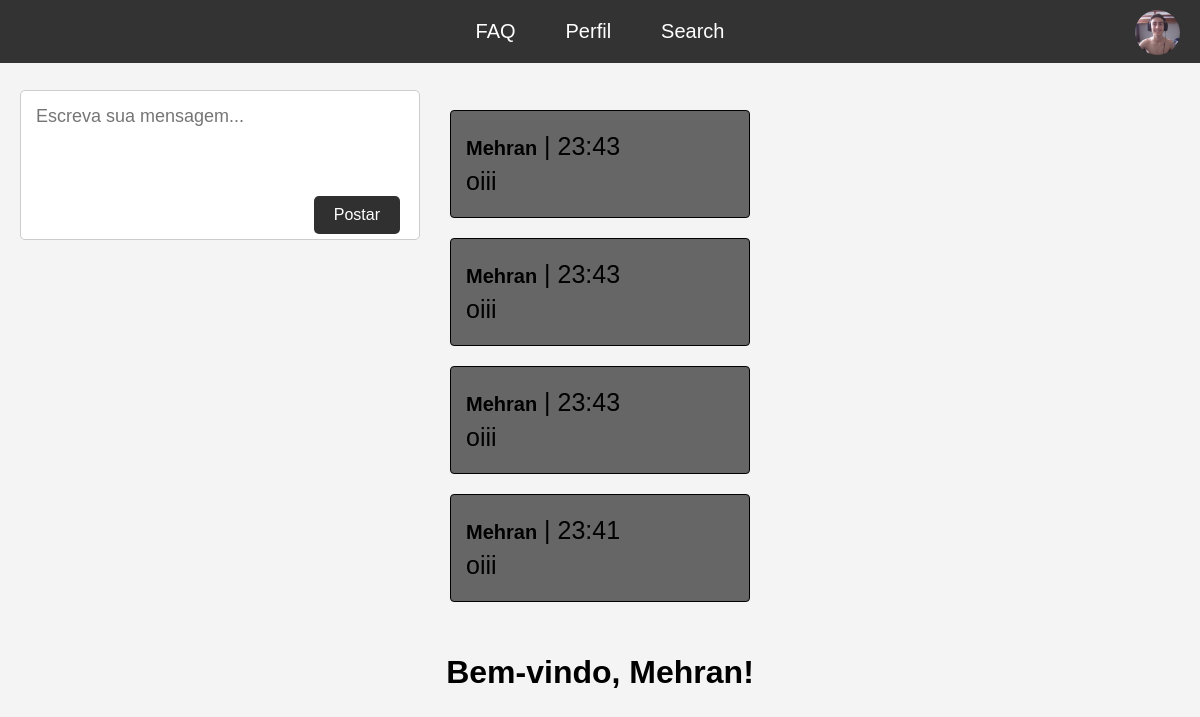
Page /index (signed in) on the committed database.
### tables this page shows
CREATE TABLE users (
                          id INTEGER PRIMARY KEY AUTOINCREMENT,
                          nome TEXT,
                          email TEXT UNIQUE,
                          idade INTEGER,
                          nacionalidade TEXT,
                          genero TEXT,
                          senha TEXT,
                          foto TEXT,
                          data_criacao TEXT);

CREATE TABLE messages (
                          id INTEGER PRIMARY KEY AUTOINCREMENT,
                          user_id INTEGER,
                          mensagem TEXT,
                          data_postagem TEXT,
                          FOREIGN KEY(user_id) REFERENCES users(id));

### server.py (the view, shortened to what this page needs)
@app.route('/index', methods=['GET', 'POST'])
def index():
    if 'user_id' not in session:
        return redirect(url_for('login'))
    with sqlite3.connect('users.db') as conn:
        cursor = conn.cursor()
        cursor.execute("SELECT m.mensagem, m.data_postagem, u.nome FROM messages m JOIN users u ON m.user_id = u.id ORDER BY m.data_postagem DESC")
        mensagens = cursor.fetchall()
    with sqlite3.connect('users.db') as conn:
        cursor = conn.cursor()
        cursor.execute("SELECT nome, foto FROM users WHERE id=?", (session['user_id'],))
        user = cursor.fetchone()
    return render_template('index.html', user=user, mensagens=mensagens)

### templates/index.html (shortened to what this page needs)
<!DOCTYPE html>
<html lang="pt-br">
<head>
    <link rel="stylesheet" href="{{ url_for('static', filename='style.css') }}">
</head>
<body>
    <div class="navbar">
        <div class="nav-links">
            <a href="/faq">FAQ</a>
            <a href="/perfil">Perfil</a>
            <a href="/search">Search</a>
        </div>
        <div class="profile">
            <a href="/perfil"><img src="{{ url_for('static', filename='uploads/' + user[1]) }}"></a>
        </div>
    </div>
<div class="form-message">
    <form action="/index" method="POST">
        <textarea name="mensagem" placeholder="Escreva sua mensagem..." required></textarea>
        <button type="submit">Postar</button>
    </form>
</div>
<div class="display-messages">
    {% for mensagem, data_postagem, nome in mensagens %}
        <div class="message">
            <p><strong>{{ nome }}</strong> | {{ data_postagem.split()[1] }}</p>
            <p>{{ mensagem }}</p>
        </div>
    {% endfor %}
</div>
<br>
<br>
<br>
    <h1>Bem-vindo, {{ user[0] }}!</h1>
</body>
</html>

### static/style.css (style rules this page uses)
* { margin: 0; padding: 0; box-sizing: border-box; font-family: Arial, sans-serif; }
body { display: flex; flex-direction: column; align-items: center; justify-content: center; height: 100vh; background-color: #f4f4f4; padding-bottom: 50px; }
.navbar { position: fixed; top: 0; left: 0; width: 100%; background: #333; padding: 20px 40px; display: flex; justify-content: center; align-items: center; color: white; z-index: 1000; }
.nav-links { display: flex; gap: 50px; justify-content: center; align-items: center; }
.nav-links a { color: white; text-decoration: none; font-size: 20px; }
.profile { position: absolute; top: 10px; right: 20px; display: flex; align-items: center; }
.profile img { width: 45px; height: 45px; border-radius: 50%; object-fit: cover; }
form { margin-top: 20px; text-align: center; }
textarea { resize: none; width: 400px; height: 150px; padding: 15px; font-size: 18px; border-radius: 5px; border: 1px solid #ccc; }
button { position: absolute; bottom: 10px; right: 20px; padding: 10px 20px; font-size: 16px; background-color: #303030; color: white; border: none; border-radius: 5px; cursor: pointer; }
.display-messages { width: 30%; height: 500px; margin: 20px auto; padding: 30px; background-color: #f4f4f4; border-radius: 8px; }
.message { margin-bottom: 20px; padding: 15px; background-color: #666666; border: 1px solid #000000; border-radius: 4px; }
.message p { margin: 6px 0; font-size: 25px; }
.message p strong { font-size: 20px; }
.form-message { position: absolute; left: 20px; top: 70px; }

### rows in the picture
users: foto (picture), nome "Mehran"
messages: nome "Mehran", data_postagem "23:43", mensagem "oiii"
messages: nome "Mehran", data_postagem "23:43", mensagem "oiii"
messages: nome "Mehran", data_postagem "23:43", mensagem "oiii"
messages: nome "Mehran", data_postagem "23:41", mensagem "oiii"
